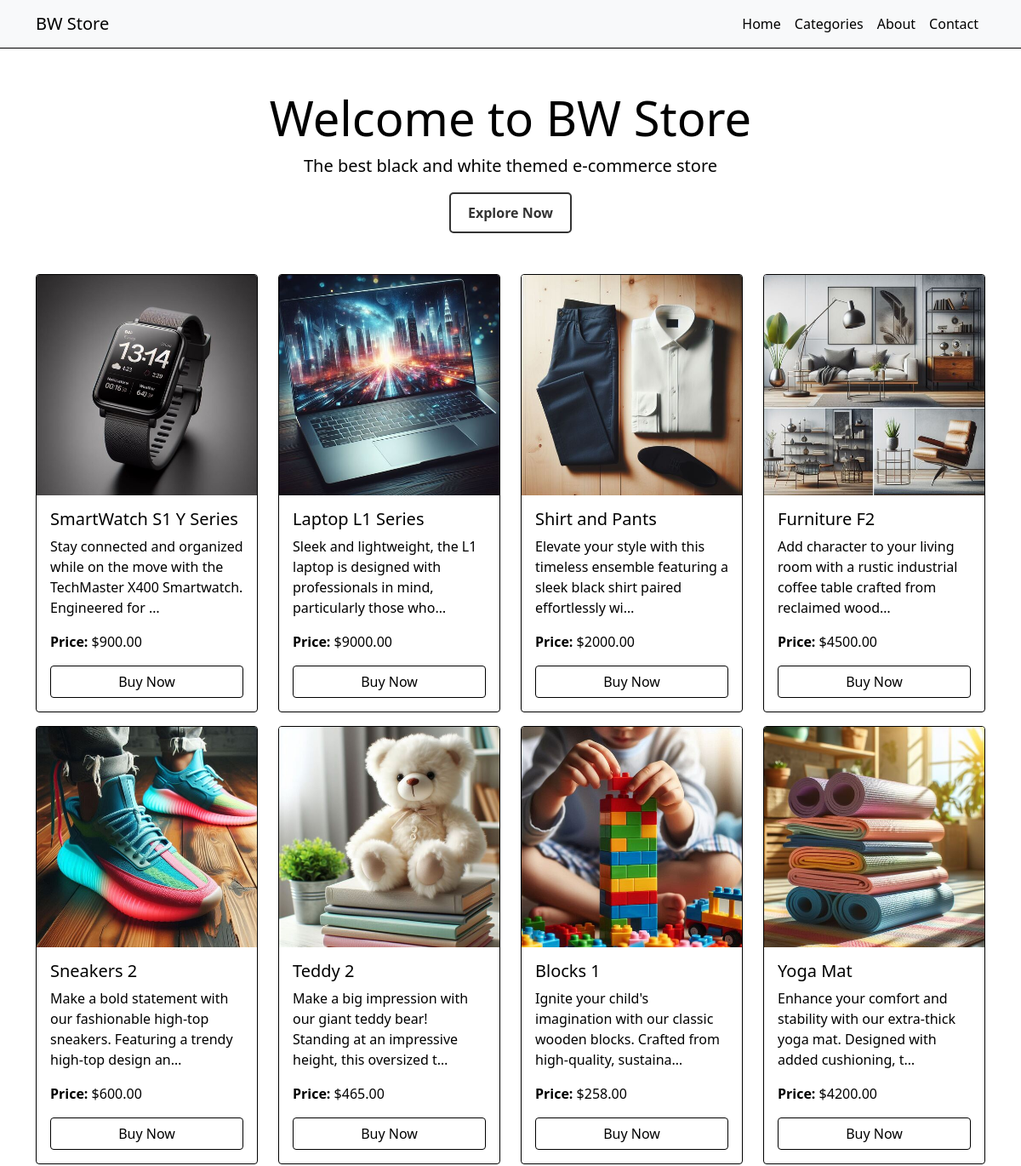
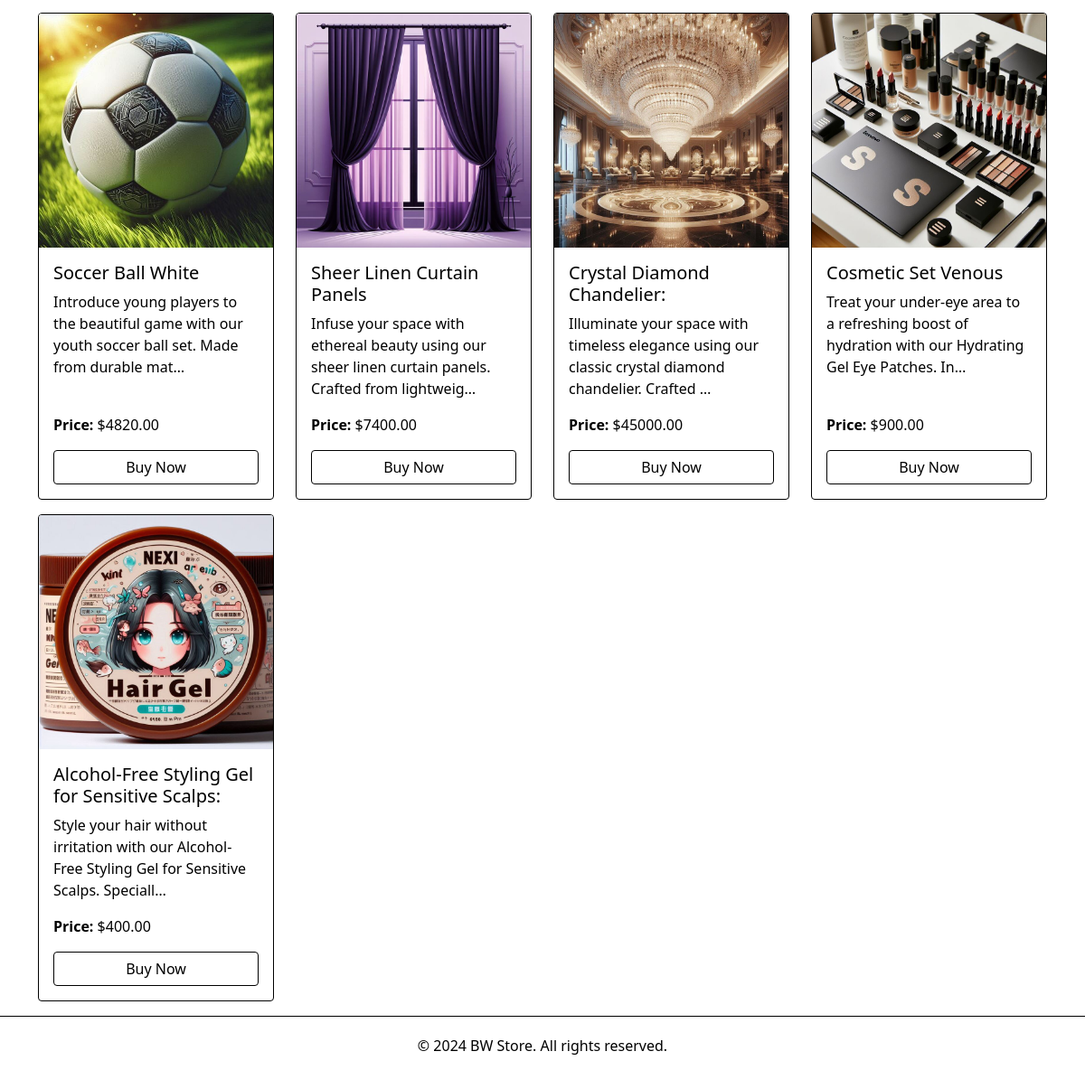
The page / on the database its author committed (2 pictures, top to bottom).
### StoreApp/models.py (models this page shows, shortened)
class products(models.Model):
    title=models.CharField(max_length=100)
    description=models.TextField()
    price=models.DecimalField(max_digits=10, decimal_places=2)
    image=models.ImageField(upload_to='images/')
    category=models.ForeignKey(Category,on_delete=models.CASCADE,max_length=100)
    pid_for_home=models.IntegerField(default='0')

### StoreApp/views.py (the view)
# urls.py: path('',views.index_function,name='home'),
def index_function(request):
    all_products=products.objects.filter(pid_for_home=1)
    return render(request, 'StoreApp/index.html', {'products': all_products})

### StoreApp/templates/StoreApp/index.html (shortened to what this page needs)
<!DOCTYPE html>
<html lang="en">
<head>
  <link href="https://cdn.jsdelivr.net/npm/bootstrap@5.0.2/dist/css/bootstrap.min.css" rel="stylesheet">
</head>
<body>
  <nav class="navbar navbar-expand-lg navbar-light bg-light">
  <div class="container">
      <a class="navbar-brand" href="{% url 'home'%}">BW Store</a>
      <div class="collapse navbar-collapse" id="navbarNav">
          <ul class="navbar-nav ms-auto">
              <li class="nav-item">
                  <a class="nav-link" href="{% url 'home'%}">Home</a>
              </li>
              <li class="nav-item">
                  <a class="nav-link" href="{% url 'categories' %}">Categories</a>
              </li>
              <li class="nav-item">
                  <a class="nav-link" href="{% url 'about' %}">About</a>
              </li>
              <li class="nav-item">
                  <a class="nav-link" href="{% url 'contact' %}">Contact</a>
              </li>
          </ul>
      </div>
  </div>
</nav>
  <div class="container my-5">
    <div class="row">
      <div class="col-md-12 text-center">
        <h1 class="display-4">Welcome to BW Store</h1>
        <p class="lead">The best black and white themed e-commerce store</p>
        <a href="{% url 'categories' %}" class="btn btn-like">Explore Now</a>
      </div>
    </div>
  </div>
  <div class="container">
    <div class="row equal-height">
      {% for product in products %}
      <div class="col-md-3 mb-3">
        <div class="card h-100">
          <img src="{{ product.image.url }}" class="card-img-top" alt="Product 1">
          <div class="card-body d-flex flex-column">
            <h5 class="card-title">{{ product.title }}</h5>
            <p class="card-text flex-grow-1">{{ product.description|truncatechars:100 }}</p>
            <p class="card-text"><strong>Price:</strong> ${{ product.price }}</p>
            <a href="{% url 'before_checkout' %}?title={{ product.title }}&price={{ product.price }}&id={{ product.id }}" class="btn btn-outline-light mt-auto">Buy Now</a>
          </div>
        </div>
      </div>
      {% endfor %}
    </div>
  </div>
  <footer>
    <div class="container">
      <p>&copy; 2024 BW Store. All rights reserved.</p>
    </div>
  </footer>
</body>
</html>

### StoreApp/templates/StoreApp/index.html (style rules this page uses)
body { background-color: #ffffff; color: #000000; }
.equal-height .card { display: flex; flex-direction: column; }
.navbar { background-color: #ffffff; border-bottom: 1px solid #000000; }
.navbar-brand, .nav-link { color: #000000 !important; }
.card { background-color: #ffffff; border: 1px solid #000000; color: #000000; }
.card-title, .card-text { color: #000000; }
.btn-outline-light { border-color: #000000; color: #000000; }
footer { background-color: #ffffff; border-top: 1px solid #000000; padding: 20px 0; text-align: center; }
.btn-like { display: inline-block; padding: 10px 20px; background-color: #ffffff; color: #333333; border: 2px solid #333333; text-decoration: none; font-weight: bold; border-radius: 5px; transition: all 0.3s ease; }

### rows shown on the page
products: image (picture), title "SmartWatch S1 Y Series", description "Stay connected and organized while on the move with the TechMaster X400 Smartwatch. Engineered for …", price "900.00"
products: image (picture), title "Laptop L1 Series", description "Sleek and lightweight, the L1 laptop is designed with professionals in mind, particularly those who…", price "9000.00"
products: image (picture), title "Shirt and Pants", description "Elevate your style with this timeless ensemble featuring a sleek black shirt paired effortlessly wi…", price "2000.00"
products: image (picture), title "Furniture F2", description "Add character to your living room with a rustic industrial coffee table crafted from reclaimed wood…", price "4500.00"
products: image (picture), title "Sneakers 2", description "Make a bold statement with our fashionable high-top sneakers. Featuring a trendy high-top design an…", price "600.00"
products: image (picture), title "Teddy 2", description "Make a big impression with our giant teddy bear! Standing at an impressive height, this oversized t…", price "465.00"
products: image (picture), title "Blocks 1", description "Ignite your child's imagination with our classic wooden blocks. Crafted from high-quality, sustaina…", price "258.00"
products: image (picture), title "Yoga Mat", description "Enhance your comfort and stability with our extra-thick yoga mat. Designed with added cushioning, t…", price "4200.00"
products: image (picture), title "Soccer Ball White", description "Introduce young players to the beautiful game with our youth soccer ball set. Made from durable mat…", price "4820.00"
products: image (picture), title "Sheer Linen Curtain Panels", description "Infuse your space with ethereal beauty using our sheer linen curtain panels. Crafted from lightweig…", price "7400.00"
products: image (picture), title "Crystal Diamond Chandelier:", description "Illuminate your space with timeless elegance using our classic crystal diamond chandelier. Crafted …", price "45000.00"
products: image (picture), title "Cosmetic Set Venous", description "Treat your under-eye area to a refreshing boost of hydration with our Hydrating Gel Eye Patches. In…", price "900.00"
products: image (picture), title "Alcohol-Free Styling Gel for Sensitive Scalps:", description "Style your hair without irritation with our Alcohol-Free Styling Gel for Sensitive Scalps. Speciall…", price "400.00"
